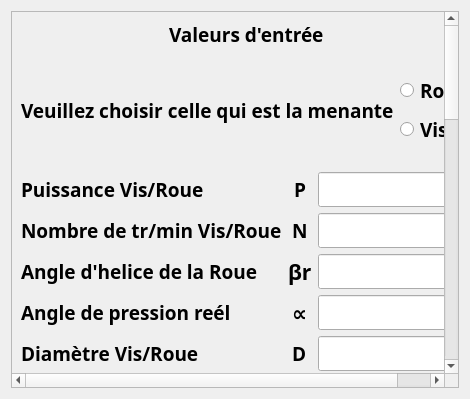
<?xml version="1.0" encoding="UTF-8"?>
<ui version="4.0">
 <class>LES_EFFORTS_ROUE_ET_VIS</class>
 <widget class="QWidget" name="LES_EFFORTS_ROUE_ET_VIS">
  <property name="windowModality">
   <enum>Qt::WindowModal</enum>
  </property>
  <property name="geometry">
   <rect>
    <x>0</x>
    <y>0</y>
    <width>470</width>
    <height>399</height>
   </rect>
  </property>
  <property name="windowTitle">
   <string>LES_EFFORTS_ROUE_ET_VIS</string>
  </property>
  <property name="windowIcon">
   <iconset>
    <normaloff>../../../../../.designer/backup/reducteur_gearexpert.gif</normaloff>../../../../../.designer/backup/reducteur_gearexpert.gif</iconset>
  </property>
  <layout class="QGridLayout" name="gridLayout">
   <item row="0" column="0">
    <widget class="QScrollArea" name="scrollArea">
     <property name="widgetResizable">
      <bool>true</bool>
     </property>
     <widget class="QWidget" name="scrollAreaWidgetContents">
      <property name="geometry">
       <rect>
        <x>0</x>
        <y>-643</y>
        <width>443</width>
        <height>1028</height>
       </rect>
      </property>
      <layout class="QGridLayout" name="gridLayout_6">
       <item row="0" column="0">
        <layout class="QVBoxLayout" name="verticalLayout">
         <item alignment="Qt::AlignHCenter">
          <widget class="QLabel" name="label_2">
           <property name="font">
            <font>
             <family>Arial Black</family>
             <pointsize>14</pointsize>
             <weight>75</weight>
             <bold>true</bold>
            </font>
           </property>
           <property name="text">
            <string>Valeurs d'entrée</string>
           </property>
          </widget>
         </item>
         <item>
          <spacer name="horizontalSpacer">
           <property name="orientation">
            <enum>Qt::Horizontal</enum>
           </property>
           <property name="sizeHint" stdset="0">
            <size>
             <width>40</width>
             <height>20</height>
            </size>
           </property>
          </spacer>
         </item>
         <item>
          <layout class="QHBoxLayout" name="horizontalLayout">
           <item alignment="Qt::AlignRight">
            <widget class="QLabel" name="label_7">
             <property name="font">
              <font>
               <family>Arial Black</family>
               <pointsize>14</pointsize>
               <weight>75</weight>
               <bold>true</bold>
              </font>
             </property>
             <property name="text">
              <string>Veuillez choisir celle qui est la menante</string>
             </property>
            </widget>
           </item>
           <item>
            <layout class="QVBoxLayout" name="verticalLayout_2">
             <item>
              <widget class="QRadioButton" name="radioButton_2">
               <property name="font">
                <font>
                 <family>Arial Black</family>
                 <pointsize>14</pointsize>
                 <weight>75</weight>
                 <bold>true</bold>
                </font>
               </property>
               <property name="text">
                <string>Roue</string>
               </property>
              </widget>
             </item>
             <item>
              <widget class="QRadioButton" name="radioButton">
               <property name="font">
                <font>
                 <family>Arial Black</family>
                 <pointsize>14</pointsize>
                 <weight>75</weight>
                 <bold>true</bold>
                </font>
               </property>
               <property name="text">
                <string>Vis</string>
               </property>
              </widget>
             </item>
            </layout>
           </item>
          </layout>
         </item>
         <item>
          <spacer name="horizontalSpacer_10">
           <property name="orientation">
            <enum>Qt::Horizontal</enum>
           </property>
           <property name="sizeHint" stdset="0">
            <size>
             <width>40</width>
             <height>20</height>
            </size>
           </property>
          </spacer>
         </item>
         <item>
          <layout class="QGridLayout" name="gridLayout_2">
           <item row="2" column="1" alignment="Qt::AlignHCenter">
            <widget class="QLabel" name="label_52">
             <property name="font">
              <font>
               <family>Arial Black</family>
               <pointsize>16</pointsize>
               <weight>75</weight>
               <bold>true</bold>
              </font>
             </property>
             <property name="text">
              <string>βr</string>
             </property>
            </widget>
           </item>
           <item row="4" column="1" alignment="Qt::AlignHCenter">
            <widget class="QLabel" name="label_154">
             <property name="font">
              <font>
               <family>Arial Black</family>
               <pointsize>14</pointsize>
               <weight>75</weight>
               <bold>true</bold>
              </font>
             </property>
             <property name="text">
              <string>D</string>
             </property>
            </widget>
           </item>
           <item row="0" column="0" alignment="Qt::AlignLeft">
            <widget class="QLabel" name="label1">
             <property name="font">
              <font>
               <family>Arial Black</family>
               <pointsize>14</pointsize>
               <weight>75</weight>
               <bold>true</bold>
              </font>
             </property>
             <property name="text">
              <string>Puissance Vis/Roue</string>
             </property>
            </widget>
           </item>
           <item row="4" column="0" alignment="Qt::AlignLeft">
            <widget class="QLabel" name="label3">
             <property name="font">
              <font>
               <family>Arial Black</family>
               <pointsize>14</pointsize>
               <weight>75</weight>
               <bold>true</bold>
              </font>
             </property>
             <property name="text">
              <string>Diamètre Vis/Roue</string>
             </property>
            </widget>
           </item>
           <item row="0" column="3" alignment="Qt::AlignHCenter">
            <widget class="QLineEdit" name="lineEdit1">
             <property name="font">
              <font>
               <family>Arial Black</family>
               <pointsize>14</pointsize>
               <weight>75</weight>
               <bold>true</bold>
              </font>
             </property>
            </widget>
           </item>
           <item row="1" column="1" alignment="Qt::AlignHCenter">
            <widget class="QLabel" name="label_27">
             <property name="font">
              <font>
               <family>Arial Black</family>
               <pointsize>14</pointsize>
               <weight>75</weight>
               <bold>true</bold>
              </font>
             </property>
             <property name="text">
              <string>N</string>
             </property>
            </widget>
           </item>
           <item row="1" column="0" alignment="Qt::AlignLeft">
            <widget class="QLabel" name="label2">
             <property name="font">
              <font>
               <family>Arial Black</family>
               <pointsize>14</pointsize>
               <weight>75</weight>
               <bold>true</bold>
              </font>
             </property>
             <property name="text">
              <string>Nombre de tr/min Vis/Roue</string>
             </property>
            </widget>
           </item>
           <item row="5" column="3" alignment="Qt::AlignHCenter">
            <widget class="QLineEdit" name="lineEdit4">
             <property name="font">
              <font>
               <family>Arial Black</family>
               <pointsize>14</pointsize>
               <weight>75</weight>
               <bold>true</bold>
              </font>
             </property>
            </widget>
           </item>
           <item row="1" column="3" alignment="Qt::AlignHCenter">
            <widget class="QLineEdit" name="lineEdit2">
             <property name="font">
              <font>
               <family>Arial Black</family>
               <pointsize>14</pointsize>
               <weight>75</weight>
               <bold>true</bold>
              </font>
             </property>
            </widget>
           </item>
           <item row="0" column="1" alignment="Qt::AlignHCenter">
            <widget class="QLabel" name="label_25">
             <property name="font">
              <font>
               <family>Arial Black</family>
               <pointsize>14</pointsize>
               <weight>75</weight>
               <bold>true</bold>
              </font>
             </property>
             <property name="text">
              <string>P</string>
             </property>
            </widget>
           </item>
           <item row="5" column="0" alignment="Qt::AlignLeft">
            <widget class="QLabel" name="label4">
             <property name="font">
              <font>
               <family>Arial Black</family>
               <pointsize>14</pointsize>
               <weight>75</weight>
               <bold>true</bold>
              </font>
             </property>
             <property name="text">
              <string>Coefficient de frottement</string>
             </property>
            </widget>
           </item>
           <item row="5" column="1" alignment="Qt::AlignHCenter">
            <widget class="QLabel" name="label_170">
             <property name="font">
              <font>
               <family>Arial Black</family>
               <pointsize>14</pointsize>
               <weight>75</weight>
               <bold>true</bold>
              </font>
             </property>
             <property name="text">
              <string>f</string>
             </property>
            </widget>
           </item>
           <item row="4" column="3" alignment="Qt::AlignHCenter">
            <widget class="QLineEdit" name="lineEdit3">
             <property name="font">
              <font>
               <family>Arial Black</family>
               <pointsize>14</pointsize>
               <weight>75</weight>
               <bold>true</bold>
              </font>
             </property>
            </widget>
           </item>
           <item row="3" column="3" alignment="Qt::AlignHCenter">
            <widget class="QLineEdit" name="lineEdit2_2">
             <property name="font">
              <font>
               <family>Arial Black</family>
               <pointsize>14</pointsize>
               <weight>75</weight>
               <bold>true</bold>
              </font>
             </property>
            </widget>
           </item>
           <item row="3" column="1" alignment="Qt::AlignHCenter">
            <widget class="QLabel" name="label_54">
             <property name="font">
              <font>
               <family>Arial Black</family>
               <pointsize>16</pointsize>
               <weight>75</weight>
               <bold>true</bold>
              </font>
             </property>
             <property name="text">
              <string>∝</string>
             </property>
            </widget>
           </item>
           <item row="3" column="0">
            <widget class="QLabel" name="label2_2">
             <property name="font">
              <font>
               <family>Arial Black</family>
               <pointsize>14</pointsize>
               <weight>75</weight>
               <bold>true</bold>
              </font>
             </property>
             <property name="text">
              <string>Angle de pression reél</string>
             </property>
            </widget>
           </item>
           <item row="2" column="3" alignment="Qt::AlignHCenter">
            <widget class="QLineEdit" name="lineEdit2_1">
             <property name="font">
              <font>
               <family>Arial Black</family>
               <pointsize>14</pointsize>
               <weight>75</weight>
               <bold>true</bold>
              </font>
             </property>
            </widget>
           </item>
           <item row="2" column="0" alignment="Qt::AlignLeft">
            <widget class="QLabel" name="label2_1">
             <property name="font">
              <font>
               <family>Arial Black</family>
               <pointsize>14</pointsize>
               <weight>75</weight>
               <bold>true</bold>
              </font>
             </property>
             <property name="text">
              <string>Angle d'helice de la Roue</string>
             </property>
            </widget>
           </item>
          </layout>
         </item>
         <item>
          <spacer name="horizontalSpacer_2">
           <property name="orientation">
            <enum>Qt::Horizontal</enum>
           </property>
           <property name="sizeHint" stdset="0">
            <size>
             <width>40</width>
             <height>20</height>
            </size>
           </property>
          </spacer>
         </item>
         <item alignment="Qt::AlignHCenter">
          <widget class="QPushButton" name="pushButton">
           <property name="maximumSize">
            <size>
             <width>180</width>
             <height>180</height>
            </size>
           </property>
           <property name="font">
            <font>
             <family>Arial Black</family>
             <pointsize>14</pointsize>
             <weight>75</weight>
             <bold>true</bold>
            </font>
           </property>
           <property name="text">
            <string>CALCULEZ</string>
           </property>
          </widget>
         </item>
         <item>
          <spacer name="horizontalSpacer_6">
           <property name="orientation">
            <enum>Qt::Horizontal</enum>
           </property>
           <property name="sizeHint" stdset="0">
            <size>
             <width>40</width>
             <height>20</height>
            </size>
           </property>
          </spacer>
         </item>
         <item alignment="Qt::AlignHCenter">
          <widget class="QPushButton" name="pushButton_3">
           <property name="font">
            <font>
             <family>Arial Black</family>
             <pointsize>14</pointsize>
             <weight>75</weight>
             <bold>true</bold>
            </font>
           </property>
           <property name="text">
            <string>SAUVEGARDEZ LES RESULTATS DU CALCUL</string>
           </property>
          </widget>
         </item>
         <item>
          <spacer name="horizontalSpacer_5">
           <property name="orientation">
            <enum>Qt::Horizontal</enum>
           </property>
           <property name="sizeHint" stdset="0">
            <size>
             <width>40</width>
             <height>20</height>
            </size>
           </property>
          </spacer>
         </item>
         <item alignment="Qt::AlignHCenter">
          <widget class="QLabel" name="label_45">
           <property name="font">
            <font>
             <family>Arial Black</family>
             <pointsize>14</pointsize>
             <weight>75</weight>
             <bold>true</bold>
            </font>
           </property>
           <property name="text">
            <string>Valeurs de sortie</string>
           </property>
          </widget>
         </item>
         <item>
          <spacer name="horizontalSpacer_3">
           <property name="orientation">
            <enum>Qt::Horizontal</enum>
           </property>
           <property name="sizeHint" stdset="0">
            <size>
             <width>40</width>
             <height>20</height>
            </size>
           </property>
          </spacer>
         </item>
         <item alignment="Qt::AlignHCenter">
          <widget class="QLabel" name="label_46">
           <property name="font">
            <font>
             <family>Arial Black</family>
             <pointsize>14</pointsize>
             <weight>75</weight>
             <bold>true</bold>
            </font>
           </property>
           <property name="text">
            <string>Les efforts pour la vis</string>
           </property>
          </widget>
         </item>
         <item>
          <spacer name="horizontalSpacer_7">
           <property name="orientation">
            <enum>Qt::Horizontal</enum>
           </property>
           <property name="sizeHint" stdset="0">
            <size>
             <width>40</width>
             <height>20</height>
            </size>
           </property>
          </spacer>
         </item>
         <item>
          <layout class="QGridLayout" name="gridLayout_3">
           <item row="4" column="1" alignment="Qt::AlignHCenter">
            <widget class="QLabel" name="label_53">
             <property name="font">
              <font>
               <family>Arial Black</family>
               <pointsize>14</pointsize>
               <weight>75</weight>
               <bold>true</bold>
              </font>
             </property>
             <property name="text">
              <string>F1</string>
             </property>
            </widget>
           </item>
           <item row="3" column="2" alignment="Qt::AlignHCenter">
            <widget class="QLineEdit" name="lineEdit9">
             <property name="font">
              <font>
               <family>Arial Black</family>
               <pointsize>14</pointsize>
               <weight>75</weight>
               <bold>true</bold>
              </font>
             </property>
            </widget>
           </item>
           <item row="0" column="2" alignment="Qt::AlignHCenter">
            <widget class="QLineEdit" name="lineEdit7">
             <property name="font">
              <font>
               <family>Arial Black</family>
               <pointsize>14</pointsize>
               <weight>75</weight>
               <bold>true</bold>
              </font>
             </property>
            </widget>
           </item>
           <item row="3" column="0">
            <widget class="QLabel" name="label9">
             <property name="font">
              <font>
               <family>Arial Black</family>
               <pointsize>14</pointsize>
               <weight>75</weight>
               <bold>true</bold>
              </font>
             </property>
             <property name="text">
              <string>Effort radial</string>
             </property>
            </widget>
           </item>
           <item row="4" column="0">
            <widget class="QLabel" name="label10">
             <property name="font">
              <font>
               <family>Arial Black</family>
               <pointsize>14</pointsize>
               <weight>75</weight>
               <bold>true</bold>
              </font>
             </property>
             <property name="text">
              <string>Effort normal</string>
             </property>
            </widget>
           </item>
           <item row="3" column="1" alignment="Qt::AlignHCenter">
            <widget class="QLabel" name="label_60">
             <property name="font">
              <font>
               <family>Arial Black</family>
               <pointsize>14</pointsize>
               <weight>75</weight>
               <bold>true</bold>
              </font>
             </property>
             <property name="text">
              <string>FR1</string>
             </property>
            </widget>
           </item>
           <item row="0" column="1" alignment="Qt::AlignHCenter">
            <widget class="QLabel" name="label_82">
             <property name="font">
              <font>
               <family>Arial Black</family>
               <pointsize>14</pointsize>
               <weight>75</weight>
               <bold>true</bold>
              </font>
             </property>
             <property name="text">
              <string>C1</string>
             </property>
            </widget>
           </item>
           <item row="4" column="2" alignment="Qt::AlignHCenter">
            <widget class="QLineEdit" name="lineEdit10">
             <property name="font">
              <font>
               <family>Arial Black</family>
               <pointsize>14</pointsize>
               <weight>75</weight>
               <bold>true</bold>
              </font>
             </property>
            </widget>
           </item>
           <item row="0" column="0">
            <widget class="QLabel" name="label7">
             <property name="font">
              <font>
               <family>Arial Black</family>
               <pointsize>14</pointsize>
               <weight>75</weight>
               <bold>true</bold>
              </font>
             </property>
             <property name="text">
              <string>Couple</string>
             </property>
            </widget>
           </item>
           <item row="1" column="2" alignment="Qt::AlignHCenter">
            <widget class="QLineEdit" name="lineEdit8">
             <property name="font">
              <font>
               <family>Arial Black</family>
               <pointsize>14</pointsize>
               <weight>75</weight>
               <bold>true</bold>
              </font>
             </property>
            </widget>
           </item>
           <item row="1" column="1" alignment="Qt::AlignHCenter">
            <widget class="QLabel" name="label_83">
             <property name="font">
              <font>
               <family>Arial Black</family>
               <pointsize>14</pointsize>
               <weight>75</weight>
               <bold>true</bold>
              </font>
             </property>
             <property name="text">
              <string>FT1</string>
             </property>
            </widget>
           </item>
           <item row="1" column="0">
            <widget class="QLabel" name="label8">
             <property name="font">
              <font>
               <family>Arial Black</family>
               <pointsize>14</pointsize>
               <weight>75</weight>
               <bold>true</bold>
              </font>
             </property>
             <property name="text">
              <string>Effort tangentiel</string>
             </property>
            </widget>
           </item>
           <item row="2" column="0">
            <widget class="QLabel" name="label8_1">
             <property name="font">
              <font>
               <family>Arial Black</family>
               <pointsize>14</pointsize>
               <weight>75</weight>
               <bold>true</bold>
              </font>
             </property>
             <property name="text">
              <string>Effort axial</string>
             </property>
            </widget>
           </item>
           <item row="2" column="1" alignment="Qt::AlignHCenter">
            <widget class="QLabel" name="label_88">
             <property name="font">
              <font>
               <family>Arial Black</family>
               <pointsize>14</pointsize>
               <weight>75</weight>
               <bold>true</bold>
              </font>
             </property>
             <property name="text">
              <string>FA1</string>
             </property>
            </widget>
           </item>
           <item row="2" column="2" alignment="Qt::AlignHCenter">
            <widget class="QLineEdit" name="lineEdit8_1">
             <property name="font">
              <font>
               <family>Arial Black</family>
               <pointsize>14</pointsize>
               <weight>75</weight>
               <bold>true</bold>
              </font>
             </property>
            </widget>
           </item>
          </layout>
         </item>
         <item>
          <spacer name="horizontalSpacer_4">
           <property name="orientation">
            <enum>Qt::Horizontal</enum>
           </property>
           <property name="sizeHint" stdset="0">
            <size>
             <width>40</width>
             <height>20</height>
            </size>
           </property>
          </spacer>
         </item>
         <item alignment="Qt::AlignHCenter">
          <widget class="QLabel" name="label_50">
           <property name="font">
            <font>
             <family>Arial Black</family>
             <pointsize>14</pointsize>
             <weight>75</weight>
             <bold>true</bold>
            </font>
           </property>
           <property name="text">
            <string>Les efforts pour le roue</string>
           </property>
          </widget>
         </item>
         <item>
          <layout class="QGridLayout" name="gridLayout_5">
           <item row="1" column="0">
            <widget class="QLabel" name="label12">
             <property name="font">
              <font>
               <family>Arial Black</family>
               <pointsize>14</pointsize>
               <weight>75</weight>
               <bold>true</bold>
              </font>
             </property>
             <property name="text">
              <string>Effort tangentiel</string>
             </property>
            </widget>
           </item>
           <item row="1" column="1" alignment="Qt::AlignHCenter">
            <widget class="QLabel" name="label_87">
             <property name="font">
              <font>
               <family>Arial Black</family>
               <pointsize>14</pointsize>
               <weight>75</weight>
               <bold>true</bold>
              </font>
             </property>
             <property name="text">
              <string>FT2</string>
             </property>
            </widget>
           </item>
           <item row="1" column="2" alignment="Qt::AlignHCenter">
            <widget class="QLineEdit" name="lineEdit12">
             <property name="font">
              <font>
               <family>Arial Black</family>
               <pointsize>14</pointsize>
               <weight>75</weight>
               <bold>true</bold>
              </font>
             </property>
            </widget>
           </item>
           <item row="4" column="2" alignment="Qt::AlignHCenter">
            <widget class="QLineEdit" name="lineEdit14">
             <property name="font">
              <font>
               <family>Arial Black</family>
               <pointsize>14</pointsize>
               <weight>75</weight>
               <bold>true</bold>
              </font>
             </property>
            </widget>
           </item>
           <item row="0" column="0">
            <widget class="QLabel" name="label11">
             <property name="font">
              <font>
               <family>Arial Black</family>
               <pointsize>14</pointsize>
               <weight>75</weight>
               <bold>true</bold>
              </font>
             </property>
             <property name="text">
              <string>Couple</string>
             </property>
            </widget>
           </item>
           <item row="4" column="1" alignment="Qt::AlignHCenter">
            <widget class="QLabel" name="label_55">
             <property name="font">
              <font>
               <family>Arial Black</family>
               <pointsize>14</pointsize>
               <weight>75</weight>
               <bold>true</bold>
              </font>
             </property>
             <property name="text">
              <string>F2</string>
             </property>
            </widget>
           </item>
           <item row="3" column="2" alignment="Qt::AlignHCenter">
            <widget class="QLineEdit" name="lineEdit13">
             <property name="font">
              <font>
               <family>Arial Black</family>
               <pointsize>14</pointsize>
               <weight>75</weight>
               <bold>true</bold>
              </font>
             </property>
            </widget>
           </item>
           <item row="0" column="2" alignment="Qt::AlignHCenter">
            <widget class="QLineEdit" name="lineEdit11">
             <property name="font">
              <font>
               <family>Arial Black</family>
               <pointsize>14</pointsize>
               <weight>75</weight>
               <bold>true</bold>
              </font>
             </property>
            </widget>
           </item>
           <item row="4" column="0">
            <widget class="QLabel" name="label14">
             <property name="font">
              <font>
               <family>Arial Black</family>
               <pointsize>14</pointsize>
               <weight>75</weight>
               <bold>true</bold>
              </font>
             </property>
             <property name="text">
              <string>Effort normal</string>
             </property>
            </widget>
           </item>
           <item row="3" column="0">
            <widget class="QLabel" name="label13">
             <property name="font">
              <font>
               <family>Arial Black</family>
               <pointsize>14</pointsize>
               <weight>75</weight>
               <bold>true</bold>
              </font>
             </property>
             <property name="text">
              <string>Effort radial</string>
             </property>
            </widget>
           </item>
           <item row="3" column="1" alignment="Qt::AlignHCenter">
            <widget class="QLabel" name="label_62">
             <property name="font">
              <font>
               <family>Arial Black</family>
               <pointsize>14</pointsize>
               <weight>75</weight>
               <bold>true</bold>
              </font>
             </property>
             <property name="text">
              <string>FR2</string>
             </property>
            </widget>
           </item>
           <item row="0" column="1" alignment="Qt::AlignHCenter">
            <widget class="QLabel" name="label_86">
             <property name="font">
              <font>
               <family>Arial Black</family>
               <pointsize>14</pointsize>
               <weight>75</weight>
               <bold>true</bold>
              </font>
             </property>
             <property name="text">
              <string>C2</string>
             </property>
            </widget>
           </item>
           <item row="2" column="0">
            <widget class="QLabel" name="label12_1">
             <property name="font">
              <font>
               <family>Arial Black</family>
               <pointsize>14</pointsize>
               <weight>75</weight>
               <bold>true</bold>
              </font>
             </property>
             <property name="text">
              <string>Effort axial</string>
             </property>
            </widget>
           </item>
           <item row="2" column="1" alignment="Qt::AlignHCenter">
            <widget class="QLabel" name="label_89">
             <property name="font">
              <font>
               <family>Arial Black</family>
               <pointsize>14</pointsize>
               <weight>75</weight>
               <bold>true</bold>
              </font>
             </property>
             <property name="text">
              <string>FA2</string>
             </property>
            </widget>
           </item>
           <item row="2" column="2" alignment="Qt::AlignHCenter">
            <widget class="QLineEdit" name="lineEdit12_1">
             <property name="font">
              <font>
               <family>Arial Black</family>
               <pointsize>14</pointsize>
               <weight>75</weight>
               <bold>true</bold>
              </font>
             </property>
            </widget>
           </item>
          </layout>
         </item>
         <item>
          <spacer name="horizontalSpacer_12">
           <property name="orientation">
            <enum>Qt::Horizontal</enum>
           </property>
           <property name="sizeHint" stdset="0">
            <size>
             <width>40</width>
             <height>20</height>
            </size>
           </property>
          </spacer>
         </item>
         <item>
          <spacer name="horizontalSpacer_11">
           <property name="orientation">
            <enum>Qt::Horizontal</enum>
           </property>
           <property name="sizeHint" stdset="0">
            <size>
             <width>40</width>
             <height>20</height>
            </size>
           </property>
          </spacer>
         </item>
         <item>
          <layout class="QHBoxLayout" name="horizontalLayout_2">
           <item alignment="Qt::AlignLeft">
            <widget class="QLabel" name="label5_2">
             <property name="font">
              <font>
               <family>Arial Black</family>
               <pointsize>14</pointsize>
               <weight>75</weight>
               <bold>true</bold>
              </font>
             </property>
             <property name="text">
              <string>Rendement</string>
             </property>
            </widget>
           </item>
           <item alignment="Qt::AlignHCenter">
            <widget class="QLabel" name="label_33">
             <property name="font">
              <font>
               <family>Arial Black</family>
               <pointsize>14</pointsize>
               <weight>75</weight>
               <bold>true</bold>
              </font>
             </property>
             <property name="text">
              <string>η</string>
             </property>
            </widget>
           </item>
           <item alignment="Qt::AlignHCenter">
            <widget class="QLineEdit" name="lineEdit14_2">
             <property name="font">
              <font>
               <family>Arial Black</family>
               <pointsize>14</pointsize>
               <weight>75</weight>
               <bold>true</bold>
              </font>
             </property>
            </widget>
           </item>
          </layout>
         </item>
         <item>
          <spacer name="horizontalSpacer_9">
           <property name="orientation">
            <enum>Qt::Horizontal</enum>
           </property>
           <property name="sizeHint" stdset="0">
            <size>
             <width>40</width>
             <height>20</height>
            </size>
           </property>
          </spacer>
         </item>
         <item>
          <spacer name="horizontalSpacer_8">
           <property name="orientation">
            <enum>Qt::Horizontal</enum>
           </property>
           <property name="sizeHint" stdset="0">
            <size>
             <width>40</width>
             <height>20</height>
            </size>
           </property>
          </spacer>
         </item>
         <item alignment="Qt::AlignHCenter">
          <widget class="QPushButton" name="pushButton_2">
           <property name="font">
            <font>
             <family>Arial Black</family>
             <pointsize>14</pointsize>
             <weight>75</weight>
             <bold>true</bold>
            </font>
           </property>
           <property name="text">
            <string>RETOUR</string>
           </property>
          </widget>
         </item>
        </layout>
       </item>
      </layout>
     </widget>
    </widget>
   </item>
  </layout>
 </widget>
 <resources/>
 <connections/>
</ui>
